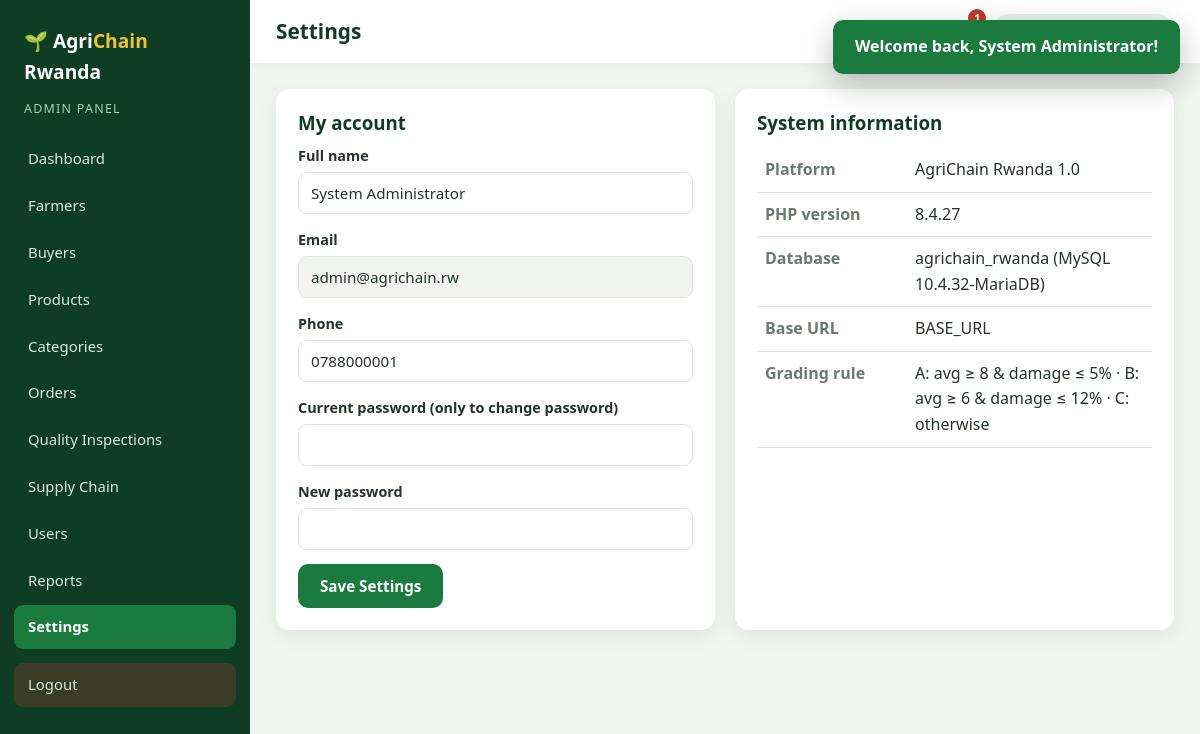
Screenshot of /admin/settings.php (signed in) with the database file from the repository.
### tables this page shows
CREATE TABLE users (
    id INT AUTO_INCREMENT PRIMARY KEY,
    full_name VARCHAR(120) NOT NULL,
    email VARCHAR(120) NOT NULL UNIQUE,
    phone VARCHAR(20) NOT NULL,
    password VARCHAR(255) NOT NULL,
    role ENUM('admin','farmer','buyer','inspector') NOT NULL,
    status ENUM('active','inactive') NOT NULL DEFAULT 'active',
    created_at TIMESTAMP NOT NULL DEFAULT CURRENT_TIMESTAMP
);

### includes/functions.php (called while the page is built, shortened)
<?php
function db_all($sql, $types = '', $params = []) {
    global $conn;
    $st = $conn->prepare($sql);
    if ($types !== '') { $st->bind_param($types, ...$params); }
    $st->execute();
    $res = $st->get_result();
    return $res ? $res->fetch_all(MYSQLI_ASSOC) : [];
}
function db_one($sql, $types = '', $params = []) {
    $rows = db_all($sql, $types, $params);
    return $rows[0] ?? null;
}
function db_count($sql, $types = '', $params = []) {
    $r = db_one($sql, $types, $params);
    return $r ? (int)array_values($r)[0] : 0;
}
function e($v) { return htmlspecialchars((string)$v, ENT_QUOTES, 'UTF-8'); }
function url($path = '') { return BASE_URL . ltrim($path, '/'); }

### includes/auth.php (called while the page is built, shortened)
<?php
require_once __DIR__ . '/../config/database.php';
require_once __DIR__ . '/functions.php';
function is_logged_in() { return isset($_SESSION['user']); }
function user() { return $_SESSION['user'] ?? null; }
function unread_count() {
    return is_logged_in() ? db_count("SELECT COUNT(*) FROM notifications WHERE user_id=? AND is_read=0", 'i', [user()['id']]) : 0;
}

### admin/settings.php (the view, shortened to what this page needs)
<?php
require_once __DIR__ . '/../includes/auth.php';
$me = db_one("SELECT * FROM users WHERE id=?", 'i', [user()['id']]);
$page_title = 'Settings';
require_once __DIR__ . '/../includes/dash_header.php';
?>
<div class="dash-two">
<div class="panel"><h3>My account</h3>
<form method="post" class="form-card flat" data-validate><?= csrf_field() ?>
<label>Full name <input type="text" name="full_name" required value="<?= e($me['full_name']) ?>"></label>
<label>Email <input type="email" value="<?= e($me['email']) ?>" readonly></label>
<label>Phone <input type="tel" name="phone" required pattern="07[2389][0-9]{7}" value="<?= e($me['phone']) ?>"></label>
<label>Current password (only to change password) <input type="password" name="current_password"></label>
<label>New password <input type="password" name="new_password" minlength="6"></label>
<button class="btn">Save Settings</button></form></div>
<div class="panel"><h3>System information</h3><table class="kv-table">
<tr><th>Platform</th><td>AgriChain Rwanda 1.0</td></tr><tr><th>PHP version</th><td><?= e(PHP_VERSION) ?></td></tr><tr><th>Database</th><td>agrichain_rwanda (MySQL <?= e($conn->server_info) ?>)</td></tr>
<tr><th>Base URL</th><td><?= e(BASE_URL) ?></td></tr><tr><th>Grading rule</th><td>A: avg ≥ 8 &amp; damage ≤ 5% · B: avg ≥ 6 &amp; damage ≤ 12% · C: otherwise</td></tr></table></div>
</div>
<?php require_once __DIR__ . '/../includes/dash_footer.php'; ?>

### includes/dash_header.php (shortened to what this page needs)
<?php
require_once __DIR__ . '/auth.php';
$role = user()['role'];
$menus = [
  'admin' => [['Dashboard','admin/dashboard.php'],['Farmers','admin/farmers.php'],['Buyers','admin/buyers.php'],['Products','admin/products.php'],
              ['Categories','admin/categories.php'],['Orders','admin/orders.php'],['Quality Inspections','admin/quality.php'],
              ['Supply Chain','admin/supply-chain.php'],['Users','admin/users.php'],['Reports','admin/reports.php'],['Settings','admin/settings.php']],
  'farmer' => [['Dashboard','farmer/dashboard.php'],['My Products','farmer/products.php'],['Add Product','farmer/add-product.php'],['Orders','farmer/orders.php'],
               ['Quality Reports','farmer/quality.php'],['Supply Chain Status','farmer/supply-chain.php'],['Profile','farmer/profile.php']],
  'buyer'  => [['Dashboard','buyer/dashboard.php'],['Browse Marketplace','marketplace.php'],['My Orders','buyer/orders.php'],['Order History','buyer/orders.php?view=history'],['Profile','buyer/profile.php']],
];
$here = basename($_SERVER['SCRIPT_NAME']);
?>
<!DOCTYPE html>
<html lang="en">
<head>
<link rel="stylesheet" href="<?= url('css/style.css') ?>">
</head>
<body class="dash-body">
<aside class="sidebar" id="sidebar">
  <a href="<?= url('index.php') ?>" class="side-logo">🌱 Agri<b>Chain</b> Rwanda</a>
  <div class="side-role"><?= ucfirst($role) ?> Panel</div>
  <nav>
    <?php foreach ($menus[$role] as $m):
        $file = basename(parse_url($m[1], PHP_URL_PATH));
        $folder = dirname($m[1]);
        $isActive = ($file === $here && strpos($_SERVER['SCRIPT_NAME'], $folder) !== false && strpos($m[1], '?') === false) ? 'active' : ''; ?>
      <a href="<?= url($m[1]) ?>" class="<?= $isActive ?>"><?= $m[0] ?></a>
    <?php endforeach; ?>
    <a href="<?= url('logout.php') ?>" class="logout-link" data-confirm="Do you want to log out?">Logout</a>
  </nav>
</aside>
<div class="dash-main">
  <div class="topbar">
    <h1><?= e($page_title ?? 'Dashboard') ?></h1>
    <div class="topbar-right">
      <a href="<?= url('notifications.php') ?>" class="bell" title="Notifications">🔔<?php if (($n = unread_count()) > 0): ?><span class="bell-count"><?= $n ?></span><?php endif; ?></a>
      <span class="user-chip"><?= e(user()['name']) ?></span>
    </div>
  </div>
  <main class="dash-content">

### css/style.css (style rules this page uses)
:root { --green:#1b7a3d; --green-dark:#0f3d24; --green-mid:#2f9e57; --green-light:#e6f3ea; --gold:#f2c230; --blue:#1d6fb8; --bg:#f6f8f3; --white:#fff; --text:#233328; --muted:#6a7a6f; --border:#dde6dc; --danger:#c0392b; --radius:14px; --shadow:0 6px 20px rgba(15,61,36,.08); }
* { box-sizing:border-box;margin:0;padding:0 }
html { scroll-behavior:smooth }
body { font-family:'Segoe UI',system-ui,-apple-system,Roboto,Arial,sans-serif;background:var(--bg);color:var(--text);line-height:1.6 }
a { color:var(--green);text-decoration:none }
h1,h2,h3,h4 { line-height:1.25;color:var(--green-dark) }
.btn { display:inline-block;background:var(--green);color:#fff;border:2px solid var(--green);padding:10px 20px;border-radius:10px;font-weight:600;font-size:.95rem;cursor:pointer;transition:.2s;text-align:center;font-family:inherit }
.kv-table { width:100%;border-collapse:collapse;margin:14px 0 }
.kv-table th { text-align:left;width:38%;color:var(--muted);font-weight:600;padding:9px 8px;border-bottom:1px solid var(--border);vertical-align:top }
.kv-table td { padding:9px 8px;border-bottom:1px solid var(--border) }
.form-card { background:#fff;border-radius:var(--radius);padding:30px;box-shadow:var(--shadow) }
.form-card.flat { box-shadow:none;padding:0;max-width:none }
.form-card label { display:block;font-weight:600;font-size:.9rem;margin-bottom:14px }
input,select,textarea { width:100%;padding:10px 12px;border:1.5px solid var(--border);border-radius:9px;font-family:inherit;font-size:.95rem;margin-top:5px;background:#fff;color:var(--text) }
input[readonly] { background:#f0f3ef }
.dash-body { display:flex;min-height:100vh;background:#f1f5f0 }
.sidebar { width:250px;background:var(--green-dark);color:#fff;position:fixed;top:0;bottom:0;left:0;overflow-y:auto;padding:20px 14px;z-index:60;transition:.3s }
.side-logo { display:block;color:#fff;font-size:1.2rem;font-weight:600;padding:6px 10px }
.side-logo b { color:var(--gold) }
.side-role { margin:6px 10px 18px;font-size:.78rem;text-transform:uppercase;letter-spacing:.1em;color:#9fd1b0 }
.sidebar nav a { display:block;color:#d8eadd;padding:10px 14px;border-radius:9px;margin-bottom:3px;font-size:.93rem }
.sidebar nav a.active { background:var(--green);color:#fff;font-weight:600 }
.sidebar .logout-link { margin-top:14px;background:rgba(192,57,43,.25) }
.dash-main { margin-left:250px;flex:1;min-width:0 }
.topbar { background:#fff;padding:14px 26px;display:flex;align-items:center;gap:14px;box-shadow:0 2px 8px rgba(0,0,0,.05);position:sticky;top:0;z-index:40 }
.topbar h1 { font-size:1.3rem;flex:1 }
.topbar-right { display:flex;align-items:center;gap:14px }
.user-chip { background:var(--green-light);color:var(--green-dark);padding:6px 14px;border-radius:30px;font-weight:600;font-size:.88rem }
.bell { position:relative;font-size:1.3rem }
.bell-count { position:absolute;top:-6px;right:-8px;background:var(--danger);color:#fff;font-size:.65rem;border-radius:10px;padding:1px 6px;font-weight:700 }
.dash-content { padding:26px }
.dash-two { display:grid;grid-template-columns:1fr 1fr;gap:20px;margin-bottom:20px }
.panel { background:#fff;border-radius:var(--radius);padding:22px;box-shadow:var(--shadow);margin-bottom:20px }
.dash-two .panel { margin-bottom:0 }
.panel h3 { margin-bottom:10px }

### rows the page displays
users: role "ADMIN", full_name "System Administrator", email "admin@agrichain.rw", phone "0788000001"

### other values shown
$m[0] "Dashboard"
$m[0] "Farmers"
$m[0] "Buyers"
$m[0] "Products"
$m[0] "Categories"
$m[0] "Orders"
$m[0] "Quality Inspections"
$m[0] "Supply Chain"
$m[0] "Users"
$m[0] "Reports"
$m[0] "Settings"
$page_title "Settings"
$n "1"
PHP_VERSION "8.4.27"
$conn->server_info "10.4.32-MariaDB"
